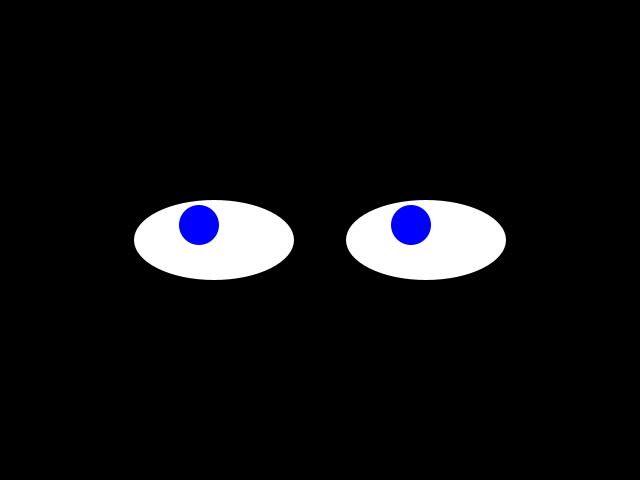
Frame 1 (no input)
Frame 60 (the mouse pressed at the canvas centre just before this capture): identical to frame 1, image omitted
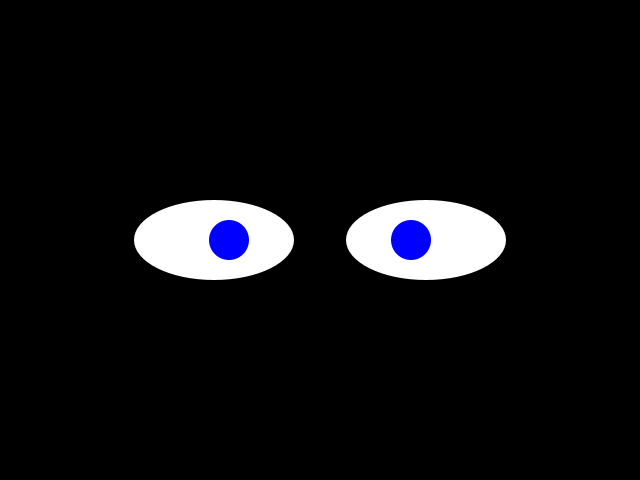
Frame 120 (the mouse held since frame 60 and released just before this capture)

The Processing sketch that drew these frames (run headless with seeded random() and noise(); from frame 60 on, the mouse is pressed at the canvas centre):

// Processing sketch: processing_89127
// ── processing_89127.pde

ArrayList eyes;
int[] mouseLocs = new int[1000];
int m = 0;

class pairOfEyes
{
  int locX;
  int locY;
  int pupilLx;
  int pupilLy;
  int pupilRx;
  int pupilRy;
  int lastTargetX;
  int lastTargetY;
  float irx = 0;
  float iry = 0;
  float ilx = 0;
  float ily = 0;
  int mouseLocIndex = 0;
  int timer = 0;
  
  pairOfEyes(int x, int y)
  {
    locX = x;
    locY = y;
    pupilLx =locX - width/6;
    pupilLy =locY;
    pupilRx =locX + width/6;
    pupilRy =locY;
    lastTargetX = mouseX;
    lastTargetY = mouseY;
    
  }
  
  void update()
  {
    noStroke();
    fill(255);
    ellipse(locX - width/6,locY,width/4,height/6);
    ellipse(locX + width/6,locY,width/4,height/6);
  }
  void updatePupils()
  {
    int targetX= mouseX;
    int targetY= mouseY;
    
    if(mouseX - pmouseX < 1 && mouseY - pmouseY < 1 && mouseLocIndex < 98 && timer > 120)
    {
      targetX = mouseLocs[mouseLocIndex];
      targetY = mouseLocs[mouseLocIndex + 1];
      mouseLocIndex = mouseLocIndex + 2;
     
      if(mouseLocIndex > 90)
      {
        timer = 0;
         m = 0;
        for(int k = 0; k <1000; k++)
        {
          mouseLocs[k] =mouseX;
          k++;
          mouseLocs[k] =mouseY;
        }
      }
    }else{
      mouseLocIndex = 0;

    }
    
    timer++;
    fill(0,0,255);
    float pupilLeftOffsetX = constrain(targetX,locX - width/6 - 15, locX - width/6 + 15);
    float pupilLeftOffsetY = constrain(targetY,locY - 15, locY + 15);
    
    
    ellipse(pupilLeftOffsetX,pupilLeftOffsetY, 40,40);
     float pupilRightOffsetX = constrain(targetX,locX + width/6 - 15, locX + width/6 + 15);
    float pupilRightOffsetY = constrain(targetY,locY - 15, locY + 15);
    ellipse(pupilRightOffsetX,pupilRightOffsetY, 40,40);
    
    lastTargetX = mouseX;
    lastTargetY = mouseY;
  }
}

void setup()
{
  size(640,480);
  eyes = new ArrayList();
  eyes.add(new pairOfEyes(width/2,height/2));
   for(int k = 0; k <1000; k++)
        {
          mouseLocs[k] =mouseX;
          k++;
          mouseLocs[k] =mouseY;
        }
}

void draw() {
  
  mouseLocs[m] = mouseX;
  mouseLocs[m+1] = mouseY;
  m = m + 2;
  m = m % 1000;
  background(0);
 
  for(int i = 0; i < eyes.size(); i++)
  {
   ((pairOfEyes) eyes.get(i)).update();
   ((pairOfEyes) eyes.get(i)).updatePupils();
  }
  
  
}
